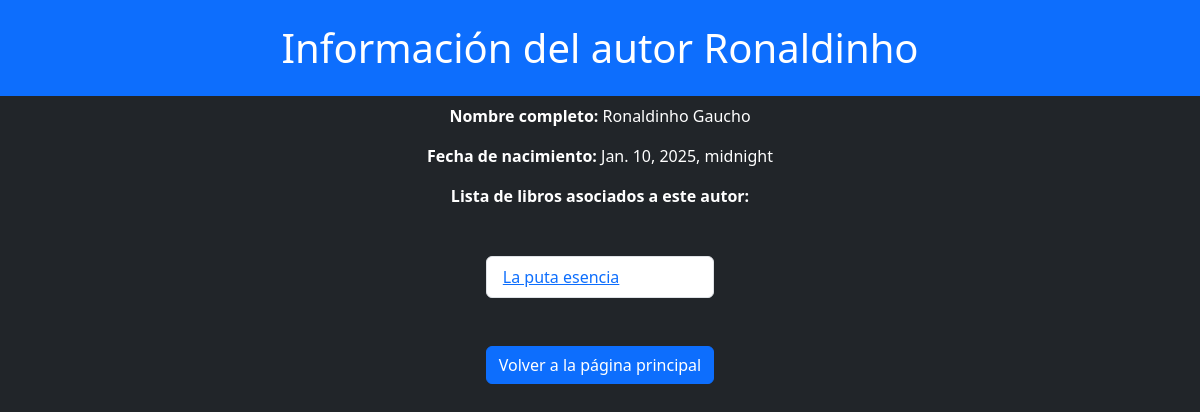
The app's page /books/autores/10/, older data.
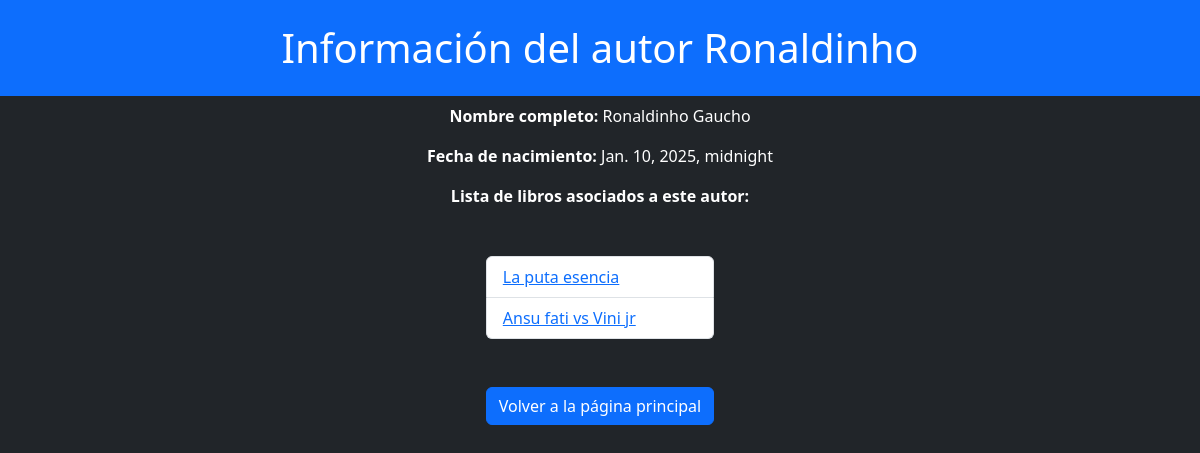
The same page, newer data.
### books/models.py (models this page shows, shortened)
class Book(models.Model):
    title = models.CharField(max_length=50)
    authors = models.ForeignKey(Author, on_delete=models.CASCADE)
    genre = models.ForeignKey('Genre', on_delete=models.CASCADE)
    publish_date = models.DateTimeField()
    sumary = models.TextField()

### books/views.py (the view)
# urls.py: path("autores/<int:author_id>/", views.author_detail, name='author_detail'),
def author_detail(request, author_id):
    autor = get_object_or_404(Author, pk=author_id)
    libros = Book.objects.filter(authors=autor)
    return render(request, template_name="books/autordetail.html", context={"autor": autor, "libros": libros})

### books/templates/books/autordetail.html (shortened to what this page needs)
<!DOCTYPE html>
<html lang="en">
<head>
    <link href="https://cdn.jsdelivr.net/npm/bootstrap@5.3.3/dist/css/bootstrap.min.css" rel="stylesheet">
</head>
<body class="text-bg-dark">
    <h1 class="container-fluid text-center text-bg-primary p-4">Información del autor {{ autor.first_name }}</h1>
    <p class="container text-center"><strong>Nombre completo:</strong> {{ autor.first_name }} {{ autor.last_name }}</p>
    <p class="container text-center"><strong>Fecha de nacimiento:</strong> {{ autor.birth_date }}</p>
    <p class="container text-center"><strong>Lista de libros asociados a este autor:</strong></p>
    <div class="d-grid mt-5 justify-content-center">
        {% if libros %}
        <ul class="list-group">
            {% for libro in libros %}
                <li class="list-group-item"><a href="{% url 'books:detail' libro.id %}">{{libro.title}}</a></li>
            {% endfor %}
        </ul>
        {% else %}
        <p>Este autor no tiene libros asociados</p>
        {% endif %}
        <a class="mt-5" href="{% url 'books:index' %}"><button class="btn btn-primary" type="button">Volver a la página principal</button></a>
    </div>
</body>
</html>

Row changes from the older to the newer data that the page shows:
added Book: title "Ansu fati vs Vini jr"
